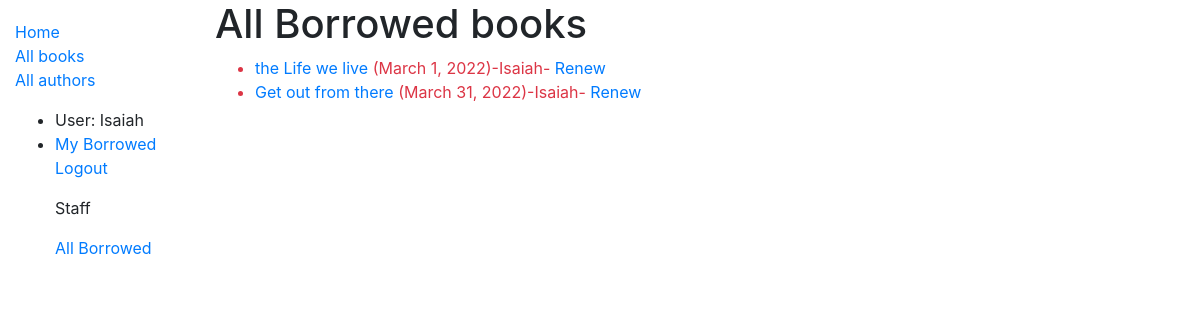
/catalog/allbooks/ (signed in), run on an earlier commit of the app's database.
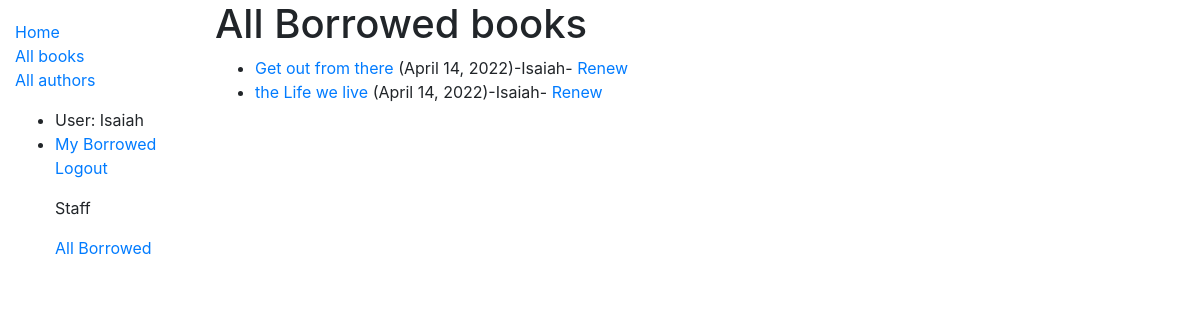
And on a later commit of the database.
### catalog/models.py (models this page shows, shortened)
class BookInstance(models.Model):
    id = models.UUIDField(primary_key=True, default=uuid.uuid4, help_text='Unique ID for this particular book across whole library')
    book = models.ForeignKey('Book', on_delete=models.RESTRICT, null=True)
    imprint = models.CharField(max_length=200)
    due_back = models.DateField(null=True, blank=True)
    LOAN_STATUS = (
        ('m', 'Maintenance'),
        ('o', 'On loan'),
        ('a', 'Available'),
        ('r', 'Reserved'),
    )
    status = models.CharField(
        max_length=1,
        choices=LOAN_STATUS,
        blank=True,
        default='m',
        help_text='Book availability',
    )
    borrower = models.ForeignKey(User, on_delete=models.SET_NULL, null=True, blank=True)
    @property
    def is_overdue(self):
        if self.due_back and date.today() > self.due_back:
            return True
        return False
    class Meta:
        ordering = ['due_back']
        permissions = (("can_mark_returned", "Set book as returned"),)

class Book(models.Model):
    title = models.CharField(max_length=200)
    def display_genre(self):
        """Create a string for the Genre. This is required to display genre in Admin."""
        return ', '.join(genre.name for genre in self.genre.all()[:3])
    display_genre.short_description = 'Genre'
    author = models.ForeignKey('Author', on_delete=models.SET_NULL, null=True)
    summary = models.TextField(max_length=1000, help_text='Enter a brief description of the book')
    isbn = models.CharField('ISBN', max_length=13, unique=True,
                             help_text='13 Character <a href="https://www.isbn-international.org/content/what-isbn">ISBN number</a>')
    genre = models.ManyToManyField(Genre, help_text='Select a genre for this book')

### catalog/views.py (the view)
# urls.py: path('allbooks/', views.AllLoanedBooksByUsersListView.as_view(), name='all-borrowed'),
class AllLoanedBooksByUsersListView(LoginRequiredMixin,generic.ListView):
    model = BookInstance
    template_name ='catalog/bookinstance_list_borrowed_books.html'
    paginate_by = 10
    def get_queryset(self):
        return BookInstance.objects.filter(borrower=self.request.user).filter(status__exact='o').order_by('due_back')

### catalog/templates/catalog/bookinstance_list_borrowed_books.html
{% extends "base_generic.html" %}
{% block content %}
    <h1>All Borrowed books</h1>
    {% if bookinstance_list %}
    <ul>
      {% for bookinst in bookinstance_list %}
      <li class="{% if bookinst.is_overdue %}text-danger{% endif %}">
        <a href="{% url 'book-detail' bookinst.book.pk %}">{{bookinst.book.title}}</a> ({{ bookinst.due_back }})-{{bookinst.borrower.get_username}}{% if perms.catalog.can_mark_returned %}- <a href="{% url 'renew-book-librarian' bookinst.id %}">Renew</a>  {% endif %}
      </li>
      {% endfor %}
    </ul>
    {% else %}
      <p>There are no books borrowed.</p>
    {% endif %}
{% endblock %}

What changed in the data, as far as the page shows it:
changed BookInstance "Get out from there": due_back "March 31, 2022" → "April 14, 2022"; moves up the list
changed BookInstance "the Life we live": due_back "March 1, 2022" → "April 14, 2022"
